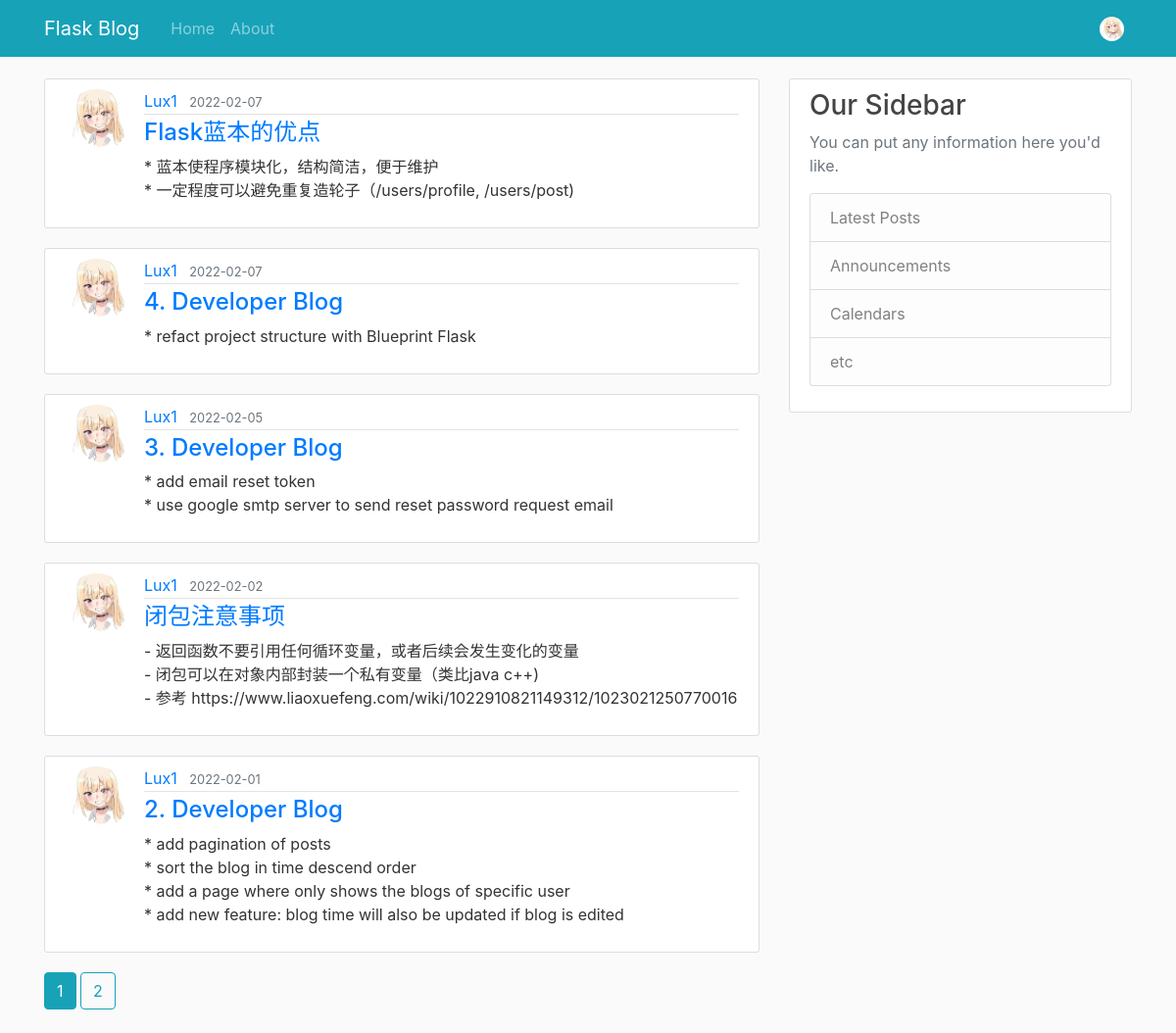
Page /home (signed in) on the committed database.
### flaskblog/models.py (models this page shows, shortened)
class User(db.Model, UserMixin):
    id = db.Column(db.Integer, primary_key=True)
    username = db.Column(db.String(20), unique=True, nullable=False)
    email = db.Column(db.String(120), unique=True, nullable=False)
    image_file = db.Column(db.String(20), nullable=False, default='default.png')
    password = db.Column(db.String(60), nullable=False)
    posts = db.relationship('Post', backref='author', lazy=True)

class Post(db.Model):
    id = db.Column(db.Integer, primary_key=True)
    title = db.Column(db.String(100), nullable=False)
    date_posted = db.Column(db.DateTime, nullable=False, default=datetime.utcnow)
    content = db.Column(db.Text, nullable=False)
    user_id = db.Column(db.Integer, db.ForeignKey('user.id'), nullable=False)

### flaskblog/main/routes.py (the view)
@main.route('/')
@main.route('/home')
def home():
    page = request.args.get('page', 1, type=int)
    posts = Post.query.order_by(Post.date_posted.desc()).paginate(page=page, per_page=5)
    return render_template('home.html', posts=posts, title="home")

### flaskblog/models.py (called while the page is built)
@login_manager.user_loader
def load_user(user_id):
    return User.query.get(int(user_id))

### flaskblog/templates/home.html
{% extends "template.html" %}
{% block content %}
    {% for post in posts.items %}
        <article class="media content-section">
            {% if post.author.image_file != 'default.png' %}
                <img class="rounded-circle article-img" src="{{url_for('static', filename='profile_img/' + post.author.id|string + '/' + post.author.image_file)}}">
            {% else %}
                <img class="rounded-circle article-img" src="{{'static\\profile_img\\default.png'}}">
            {% endif %}
            <div class="media-body">
                <div class="article-metadata">
                    <a class="mr-2" href="{{url_for('users.user_post', username=post.author.username)}}">{{post.author.username}}</a>
                    <small class="text-muted">{{post.date_posted.strftime('%Y-%m-%d')}}</small>
                </div>
                <h4 class="article-title" ><a href='{{url_for('posts.post', post_id=post.id)}}'>{{post.title}}</a></h2>
                <p class="article-content">{{post.content}}</p>
            </div>
        </article>
    {% endfor %}
    {% for page_num in posts.iter_pages(left_edge=1, right_edge=1, left_current=1, right_current=2) %}
        {% if page_num %}
            {% if posts.page == page_num %}
                <a class="btn btn-info mb-4" href="{{url_for('main.home', page=page_num)}}">{{page_num}}</a>
            {% else %}
                <a class="btn btn-outline-info mb-4" href="{{url_for('main.home', page=page_num)}}">{{page_num}}</a>
            {% endif %}
        {% else %}
            ...
        {% endif %}
    {% endfor %}
{% endblock content %}

### flaskblog/templates/template.html (shortened to what this page needs)
<!DOCTYPE html>
<html>
    <head>
        <link rel="stylesheet" href="https://maxcdn.bootstrapcdn.com/bootstrap/4.0.0/css/bootstrap.min.css">
        <link rel="stylesheet" type="text/css" href="{{ url_for('static', filename='main.css') }}">
    </head>
    <body>
            <nav class="navbar navbar-expand-md navbar-dark bg-info fixed-top">
              <div class="container">
                <a class="navbar-brand mr-4" href="/">Flask Blog</a>
                <div class="collapse navbar-collapse" id="navbarToggle">
                  <div class="navbar-nav mr-auto">
                    <a class="nav-item nav-link" href="{{url_for('main.home')}}">Home</a>
                    <a class="nav-item nav-link" href="{{url_for('main.about')}}">About</a>
                  </div>
                  <div class="navbar-nav">
                    {% if current_user.is_authenticated %}
                      <li class="nav-item dropdown nav-user">
                        <a class="nav-link nav-user-img" href="#" data-toggle="dropdown" aria-haspopup="true" aria-expanded="false" id="Userdropdownmenu">
                          {% if current_user.image_file != 'default.png' %}
                            <img class="rounded-circle" src="{{url_for('static', filename='profile_img/' + current_user.id|string + '/' + current_user.image_file)}}" height="25"  width="25" alt="Avatar">
                          {% else %}
                            <img class="rounded-circle" src="{{'static\\profile_img\\default.png'}}" height="25" alt="Avatar">
                          {% endif %}
                        </a>
                      </li>
                    {% else %}
                      <a class="nav-item nav-link" href="{{url_for('users.login')}}">Login</a>
                      <a class="nav-item nav-link" href="{{url_for('users.register')}}">Register</a>
                    {% endif %}
                  </div>
                </div>
              </div>
            </nav>
        <main role="main" class="container">
            <div class="row">
                <div class="col-md-8">
                    {% block content %}{% endblock %}
                </div>
                <div class="col-md-4">
                  <div class="content-section">
                    <h3>Our Sidebar</h3>
                    <p class='text-muted'>You can put any information here you'd like.
                      <ul class="list-group">
                        <li class="list-group-item list-group-item-light">Latest Posts</li>
                        <li class="list-group-item list-group-item-light">Announcements</li>
                        <li class="list-group-item list-group-item-light">Calendars</li>
                        <li class="list-group-item list-group-item-light">etc</li>
                      </ul>
                    </p>
                  </div>
                </div>
            </div>
        </main>
    </body>
</html>

### flaskblog/static/main.css (style rules this page uses)
body { background: #fafafa; color: #333333; margin-top: 5rem; }
h1, h2, h3, h4, h5, h6 { color: #444444; }
.content-section { background: #ffffff; padding: 10px 20px; border: 1px solid #dddddd; border-radius: 3px; margin-bottom: 20px; }
.article-title { color: #444444; }
.article-content { white-space: pre-line; }
.article-img { height: 65px; width: 65px; margin-right: 16px; }
.article-metadata { padding-bottom: 1px; margin-bottom: 4px; border-bottom: 1px solid #e3e3e3 }

### rows in the picture
User: id+image_file (picture)
Post: image_file (picture), author.username "Lux1", date_posted "2022-02-07", title "Flask蓝本的优点", content "* 蓝本使程序模块化，结构简洁，便于维护 * 一定程度可以避免重复造轮子（/users/profile, /users/post)"
Post: image_file (picture), author.username "Lux1", date_posted "2022-02-07", title "4. Developer Blog", content "* refact project structure with Blueprint Flask"
Post: image_file (picture), author.username "Lux1", date_posted "2022-02-05", title "3. Developer Blog", content "* add email reset token * use google smtp server to send reset password request email"
Post: image_file (picture), author.username "Lux1", date_posted "2022-02-02", title "闭包注意事项", content "- 返回函数不要引用任何循环变量，或者后续会发生变化的变量 - 闭包可以在对象内部封装一个私有变量（类比java c++) - 参考 https://www.liaoxuefeng.com/wiki/1022910821149312/1023021250770016"
Post: image_file (picture), author.username "Lux1", date_posted "2022-02-01", title "2. Developer Blog", content "* add pagination of posts * sort the blog in time descend order * add a page where only shows the blogs of specific user * add new feature: blog time will also be updated if blog is edited"

### other values in the picture
{{ page_num }} "1"
{{ page_num }} "2"
